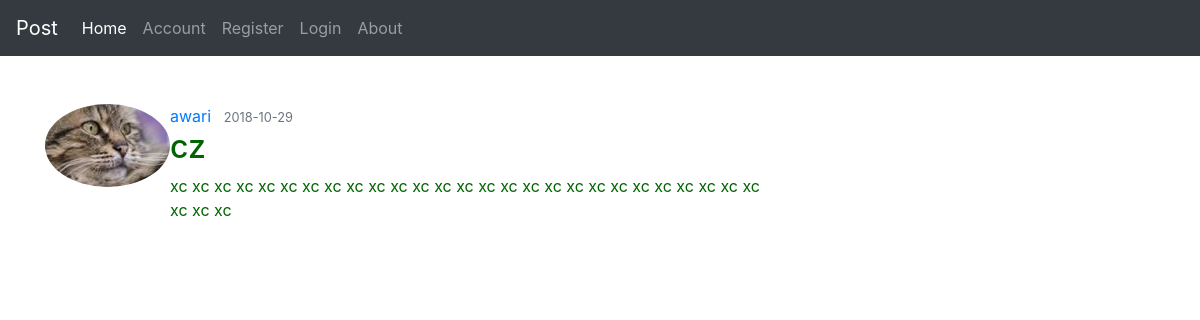
Screenshot of /post/2 with the database file from the repository.
### flaskblog/models.py (models this page shows, shortened)
class User(db.Model, UserMixin):
    id = db.Column(db.Integer, primary_key=True)
    username = db.Column(db.String, unique=True, nullable=False)
    email = db.Column(db.String, unique=True, nullable=False)
    image_file = db.Column(db.String, nullable=False, default='default.jpg')
    password = db.Column(db.String, unique=True, nullable=False)
    posts = db.relationship('Post', backref='author', lazy=True)

class Post(db.Model):
    id = db.Column(db.Integer, primary_key=True)
    title = db.Column(db.String)
    date_posted = db.Column(db.DateTime, nullable=False, default=datetime.utcnow)
    content = db.Column(db.Text, nullable=False)
    user_id = db.Column(db.Integer, db.ForeignKey('user.id'), nullable=False)

### flaskblog/routes.py (the view)
@app.route("/post/<int:id>")
def post(id):
    post=Post.query.get_or_404(id)
    return render_template("post.html",title=post.title,post=post)

### flaskblog/templates/post.html (shortened to what this page needs)
{% extends "layout.html" %}
{% block content %}
<article class="media content-section">
    <img class="rounded-circle article-img" src="{{ url_for('static', filename='profile_pics/' + post.author.image_file) }}">
    <div class="media-body">
      <div class="article-metadata">
        <a class="mr-2" href="#">{{ post.author.username }}</a>
        <small class="text-muted">{{ post.date_posted.strftime('%Y-%m-%d') }}</small>
      </div>
      <h2 class="article-title">{{ post.title }}</h2>
      <p class="article-content">{{ post.content }}</p>
    </div>
  </article>
{% endblock %}

### flaskblog/static/main.css (style rules this page uses)
body { color: darkgreen; }

### rows the page displays
User: image_file (picture), author.username "awari"
Post: date_posted "2018-10-29", title "cz", content "xc xc xc xc xc xc xc xc xc xc xc xc xc xc xc xc xc xc xc xc xc xc xc xc xc xc xc xc xc xc"
